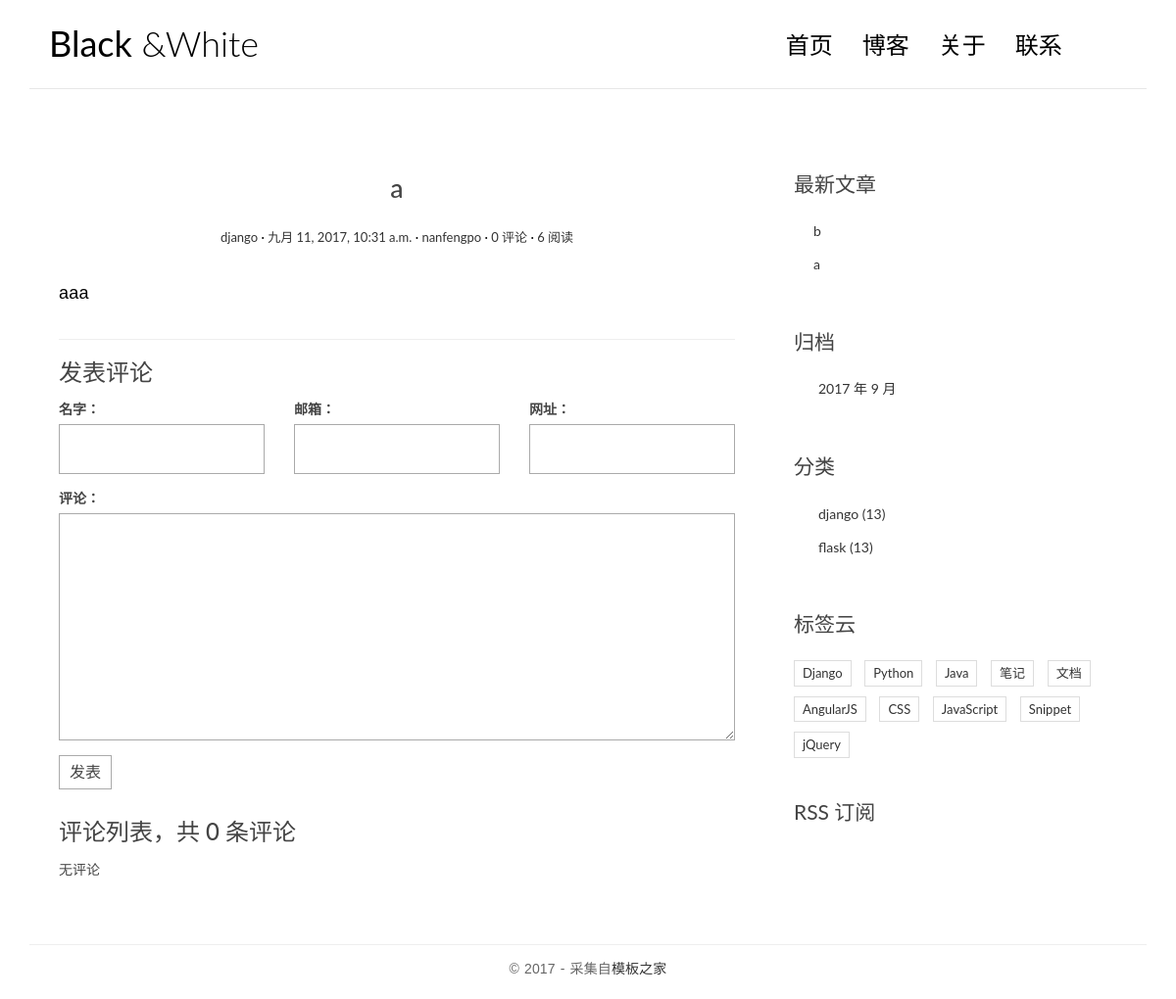
/post/1/, run on an earlier commit of the app's database.
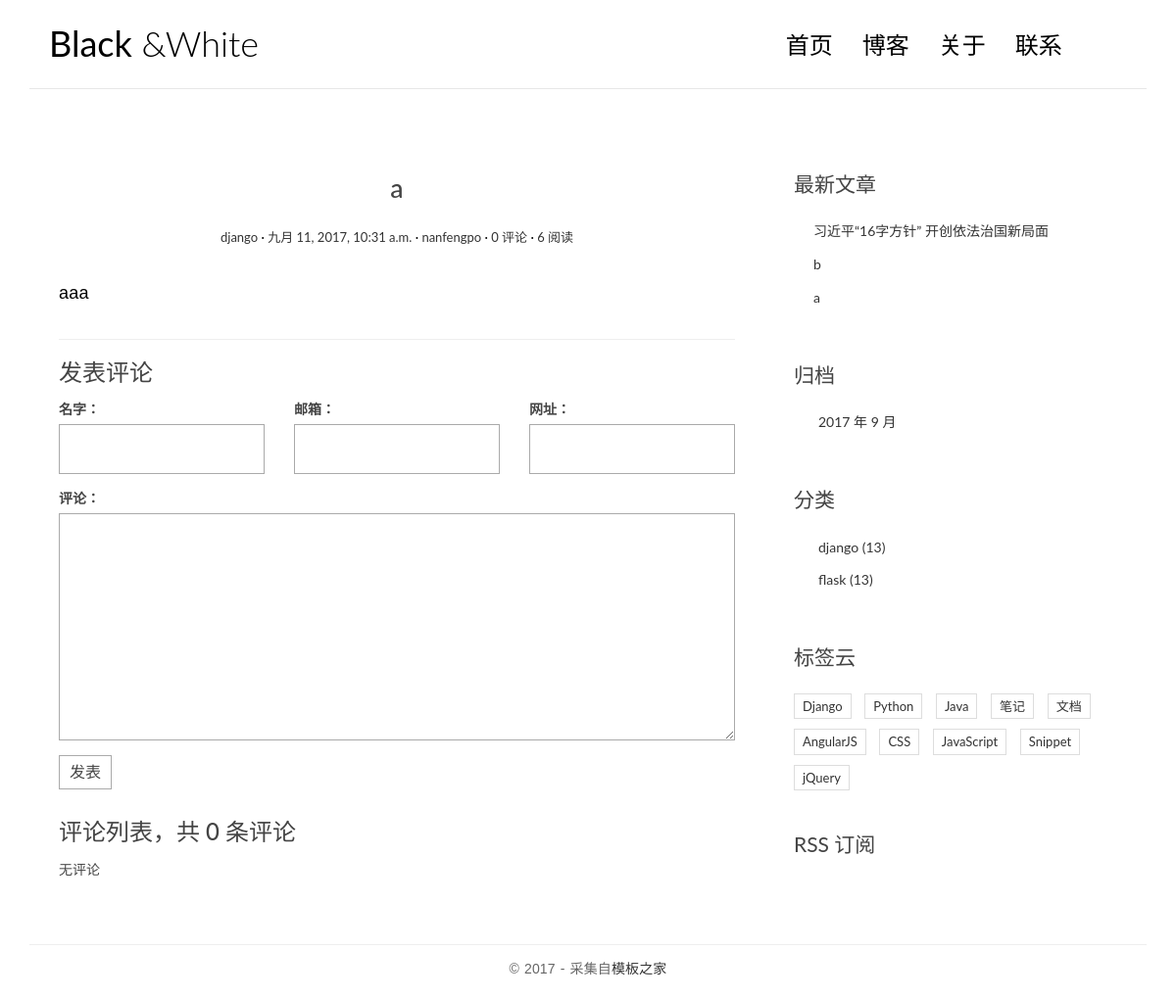
And on a later commit of the database.
### blog/models.py (models this page shows, shortened)
class Post(models.Model):
    title = models.CharField(max_length=64)
    body = models.TextField()
    created_time = models.DateTimeField()
    modified_time = models.DateTimeField()
    excerpt = models.CharField(max_length=256, blank=True)
    category = models.ForeignKey(Category)
    tags = models.ManyToManyField(Tag, blank=True)
    author = models.ForeignKey(User)
    views = models.PositiveIntegerField(default=0)
    def increase_views(self):
        self.views += 1
        self.save(update_fields=['views'])
    class Meta:
        ordering = ['-created_time', '-modified_time']
    def get_absolute_url(self):
        return reverse('blog:detail', kwargs={'pk': self.pk})
    def save(self, *args, **kwargs):
        if not self.excerpt:
            md = Markdown(extensions=[
                                      'markdown.extensions.extra',
                                      'markdown.extensions.codehilite',
                                  ])
            self.excerpt = strip_tags(md.convert(self.body))[:32]
            super().save(*args, **kwargs)

class Category(models.Model):
    name = models.CharField(max_length=64)

### blog/views.py (the view)
# urls.py: url(r'^post/(?P<pk>[0-9]+)/$', views.PostDetailView.as_view(), name='detail'),
class PostDetailView(DetailView):
    model = Post
    template_name = 'blog/detail.html'
    context_object_name = 'post'
    def get(self, request, *args,**kwargs):  # 每次请求就会直接调用get方法,所以点击量的写在get方法中比较合适
        response = super().get(request, *args,**kwargs)
        self.object.increase_views()  # objects 实际上是Post的对象
        return response  # 复写基类的方法,该返回的必须要返回
    def get_object(self, queryset=None):
        post = super().get_object(queryset)
        post.body = markdown.markdown(post.body, extensions=[
            'markdown.extensions.extra',
            'markdown.extensions.codehilite',
            'markdown.extensions.toc'
        ])
        return post
    def get_context_data(self, **kwargs):
        context = super().get_context_data(**kwargs)
        form = CommentForm()
        comment_list = self.object.comment_set.all()
        context.update({  # context实际上已有post,所以这里使用更新update
            'form': form,
            'comment_list': comment_list,
        })
        return context

### comments/forms.py
class CommentForm(forms.ModelForm):
    class Meta:
        model = Comment
        fields = [
            'name',
            'email',
            'url',
            'text',
        ]

### blog/templatetags/blog_tags.py (called while the page is built)
@register.simple_tag
def get_recent_posts(num=5):
    return Post.objects.all().order_by('-created_time')[: num]

@register.simple_tag
def archives():
    return Post.objects.dates('created_time', 'month', order='DESC')

@register.simple_tag
def get_categories():
    return Category.objects.all()

### templates/blog/detail.html (shortened to what this page needs)
{% extends 'base.html' %}
{% block main %}
<article class="post post-{{ post.pk }}">
    <header class="entry-header">
        <h1 class="entry-title">{{ post.title }}</h1>
        <div class="entry-meta">
            <span class="post-category"><a href="#">{{ post.category.name }}</a></span>
            <span class="post-date"><a href="#"><time class="entry-date" datetime="{{ post.created_time }}">{{ post.created_time }}</time></a></span>
            <span class="post-author"><a href="#">{{ post.author }}</a></span>
            <span class="comments-link"><a href="{{post.get_absolute_url}}#comment-area">{{post.comment_set.count}} 评论</a></span>
            <span class="views-count"><a href="#">{{post.views}} 阅读</a></span>
        </div>
    </header>
    <div class="entry-content clearfix">
        {{ post.body|safe }}
    </div>
</article>
<section class="comment-area" id="comment-area">
    <hr>
    <h3>发表评论</h3>
    <form action="{% url 'comment:comments' post.pk %}" method="post" class="comment-form">
        <div class="row">
            <div class="col-md-4">
                <label for="{{form.name.id_for_label}}">名字：</label>
                {{form.name}}
            </div>
            <div class="col-md-4">
                <label for="{{form.email.id_for_label}}">邮箱：</label>
                {{form.email}}
            </div>
            <div class="col-md-4">
                <label for="{{form.url.id_for_label}}">网址：</label>
                {{form.url}}
            </div>
            <div class="col-md-12">
                <label for="{{form.text.id_for_label}}">评论：</label>
                {{form.text}}
                <button type="submit" class="comment-btn">发表</button>
            </div>
        </div>
    </form>
    <div class="comment-list-panel">
        <h3>评论列表，共 <span>{{post.comment_set.count}}</span> 条评论</h3>
        <ul class="comment-list list-unstyled">
            {% for comment in comment_list %}
            <li class="comment-item">
                <span class="nickname">{{comment.name}}</span>
                <time class="submit-date" datetime="2012-11-09T23:15:57+00:00">{{comment.created_time}}</time>
                <div class="text">
                    {{comment.text}}
                </div>
            </li>
            {% empty %}
            无评论
            {% endfor %}
        </ul>
    </div>
</section>
{% endblock main %}

### templates/base.html (shortened to what this page needs)
{% load staticfiles %}
{% load  blog_tags %}
<html>
<head>
    <link rel="stylesheet" href="{% static 'blog/css/bootstrap.min.css' %}">
    <link rel="stylesheet" href="{% static 'blog/css/custom.css' %}">
    <link rel="stylesheet" href="{% static 'blog/css/pace.css' %}">
    <link rel="stylesheet" href="http://code.ionicframework.com/ionicons/2.0.1/css/ionicons.min.css">
</head>
<body>
<div class="container">
    <header id="site-header">
        <div class="row">
            <div class="col-md-4 col-sm-5 col-xs-8">
                <div class="logo">
                    <h1><a href="{% url 'blog:index' %}"><b>Black</b> &amp;White</a></h1>
                </div>
            </div>
            <div class="col-md-8 col-sm-7 col-xs-4">
                <nav class="main-nav" role="navigation">
                    <div class="collapse navbar-collapse" id="bsexample-navbar-collapse-1">
                        <ul class="nav navbar-nav navbar-right">
                            <li class="cl-effect-11"><a href="/" data-hover="首页">首页</a></li>
                            <li class="cl-effect-11"><a href="fullwidth.html" data-hover="博客">博客</a></li>
                            <li class="cl-effect-11"><a href="about.html" data-hover="关于">关于</a></li>
                            <li class="cl-effect-11"><a href="contact.html" data-hover="联系">联系</a></li>
                        </ul>
                    </div>
                </nav>
            </div>
        </div>
    </header>
</div>
<div class="content-body">
    <div class="container">
        <div class="row">
            <main class="col-md-8">
                {% block main %}
                {% endblock main %}
            </main>
            <aside class="col-md-4">
                <div class="widget widget-recent-posts">
                    <h3 class="widget-title">最新文章</h3>
                    {% get_recent_posts as post_list %}
                    <ul>
                        {% for post in post_list %}
                        <li>
                            <a href="{{ post.get_absolute_url }}">{{post.title}}</a>
                        </li>
                        {% empty %}
                        没有更多数据
                        {% endfor %}
                    </ul>
                </div>
                <div class="widget widget-archives">
                    <h3 class="widget-title">归档</h3>
                    {% archives as date_list %}
                    <ul>
                        {% for date in date_list %}
                        <li>
                            <a href="{% url 'blog:archives' date.year date.month %}">{{date.year}} 年 {{date.month}} 月</a>
                        </li>
                        {% empty %}
                        没有数据
                        {% endfor %}
                    </ul>
                </div>
                <div class="widget widget-category">
                    <h3 class="widget-title">分类</h3>
                    {% get_categories as category_list %}
                    <ul>
                        {% for category in category_list %}
                        <li>
                            <a href="{% url 'blog:category' category.pk %}">{{category.name}} <span class="post-count">(13)</span></a>
                        </li>
                        {% empty %}
                        没有数据
                        {% endfor %}
                    </ul>
                </div>
                <div class="widget widget-tag-cloud">
                    <h3 class="widget-title">标签云</h3>
                    <ul>
                        <li>
                            <a href="#">Django</a>
                        </li>
                        <li>
                            <a href="#">Python</a>
                        </li>
                        <li>
                            <a href="#">Java</a>
                        </li>
                        <li>
                            <a href="#">笔记</a>
                        </li>
                        <li>
                            <a href="#">文档</a>
                        </li>
                        <li>
                            <a href="#">AngularJS</a>
                        </li>
                        <li>
                            <a href="#">CSS</a>
                        </li>
                        <li>
                            <a href="#">JavaScript</a>
                        </li>
                        <li>
                            <a href="#">Snippet</a>
                        </li>
                        <li>
                            <a href="#">jQuery</a>
                        </li>
                    </ul>
                </div>
                <div class="rss">
                    <a href=""> RSS 订阅</a>
                </div>
            </aside>
        </div>
    </div>
</div>
<footer id="site-footer">
    <div class="container">
        <div class="row">
            <div class="col-md-12">
                <p class="copyright">&copy 2017 - 采集自<a href="http://www.cssmoban.com/" target="_blank" title="模板之家">模板之家</a></p>
            </div>
        </div>
    </div>
</footer>
</body>
</html>

### blog/static/blog/css/custom.css (style rules this page uses)
* { outline: none; }
h1, h2, h3, h4, h5, h6 { margin-top: 0; }
b { font-weight: 400; }
a { color: #333; }
body { color: #444; font-family: 'Lato', sans-serif; }
p { font-family: 'Ubuntu', sans-serif; font-weight: 400; word-spacing: 1px; letter-spacing: 0.01em; }
#site-header { background-color: #FFF; padding: 25px 20px; margin-bottom: 40px; border-bottom: 1px solid #e7e7e7; }
.logo h1 a { color: #000; }
.logo h1 { margin: 0; font-family: 'Lato', sans-serif; font-weight: 300; }
.main-nav { margin-top: 11px; max-width: 95%; }
.main-nav a { color: #000000 !important; padding: 0 0 5px 0 !important; margin-right: 30px; font-family: 'Lato', sans-serif; font-weight: 300; font-size: 24px; }
.cl-effect-11 a { padding: 10px 0; color: #0972b4; text-shadow: none; }
.cl-effect-11 a::before { position: absolute; top: 0; left: 0; overflow: hidden; padding: 0 0 5px 0 !important; max-width: 0; border-bottom: 1px solid #000; color: #000; content: attr(data-hover); white-space: nowrap; -webkit-transition: max-width 0.5s; -moz-transition: max-width 0.5s; transition: max-width 0.5s; }
.content-body { padding-bottom: 4em; }
.post { background: #fff; padding: 30px 30px 0; }
.entry-title { text-align: center; font-size: 1.9em; margin-bottom: 20px; line-height: 1.6; padding: 10px 20px 0; }
.entry-meta { text-align: center; color: #DDDDDD; font-size: 13px; margin-bottom: 30px; }
.entry-content { font-size: 18px; line-height: 1.9; font-weight: 300; color: #000; }
.post-category::after, .post-date::after, .post-author::after, .comments-link::after { content: ' ·'; color: #000; }
.widget { background: #fff; padding: 30px 0 0; }
.widget-title { font-size: 1.5em; margin-bottom: 20px; line-height: 1.6; padding: 10px 0 0; font-weight: 400; }
.widget-recent-posts ul { padding: 0; margin: 0; padding-left: 20px; }
.widget-recent-posts ul li { list-style-type: none; position: relative; line-height: 170%; margin-bottom: 10px; }
.widget-recent-posts ul li::before { content: '\f3d3'; font-family: "Ionicons"; position: absolute; left: -17px; top: 3px; font-size: 16px; color: #000; }
.widget-archives ul { padding: 0; margin: 0; padding-left: 25px; }
.widget-archives ul li { list-style-type: none; position: relative; line-height: 170%; margin-bottom: 10px; }
.widget-archives ul li::before { content: '\f3f3'; font-family: "Ionicons"; position: absolute; left: -25px; top: 1px; font-size: 16px; color: #000; }
.widget-category ul { padding: 0; margin: 0; padding-left: 25px; }
.widget-category ul li { list-style-type: none; position: relative; line-height: 170%; margin-bottom: 10px; }
.widget-category ul li::before { content: '\f3fe'; font-family: "Ionicons"; position: absolute; left: -25px; top: 1px; font-size: 18px; color: #000; }
.widget-tag-cloud ul { padding: 0; margin: 0; margin-right: -10px; }
.widget-tag-cloud ul li { list-style-type: none; font-size: 13px; display: inline-block; margin-right: 10px; margin-bottom: 10px; padding: 3px 8px; border: 1px solid #ddd; }
.rss { font-size: 21px; margin-top: 30px; }
.rss a { color: #444; }
#site-footer { padding-top: 10px; padding: 0 0 1.5em 0; }
.copyright { text-align: center; padding-top: 1em; margin: 0; border-top: 1px solid #eee; color: #666; }
.contact-form input, .comment-form input { border: 1px solid #aaa; margin-bottom: 15px; width: 100%; padding: 15px 15px; font-size: 16px; line-height: 100%; transition: 0.4s border-color linear; }
.contact-form textarea, .comment-form textarea { border: 1px solid #aaa; margin-bottom: 15px; width: 100%; padding: 15px 15px; font-size: 16px; line-height: 20px !important; min-height: 183px; transition: 0.4s border-color linear; }
.comment-area { padding: 0 30px 0; }
.comment-form { margin-top: 15px; }
.comment-form .comment-btn { background-color: #fff; border: 1px solid #aaa; font-size: 16px; padding: 5px 10px; }
.comment-list-panel { margin-top: 30px; }
.comment-list { margin-top: 15px; }

What changed in the data, as far as the page shows it:
added Post: title "习近平“16字方针” 开创依法治国新局面"
